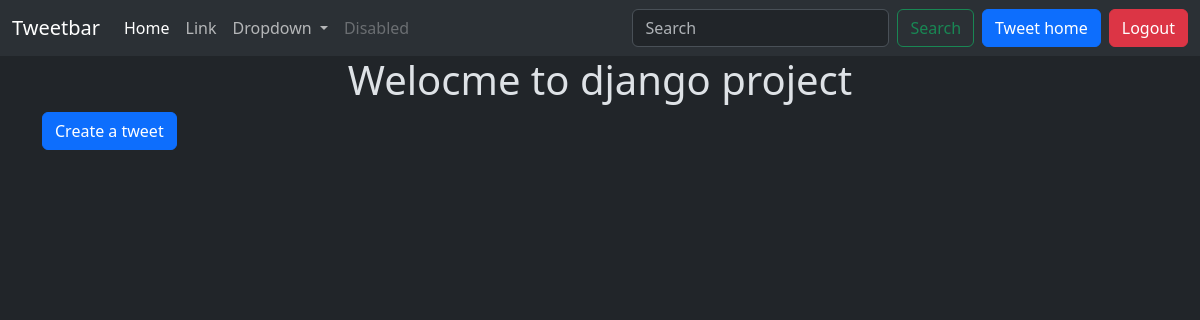
The app's page /tweet/ (signed in), older data.
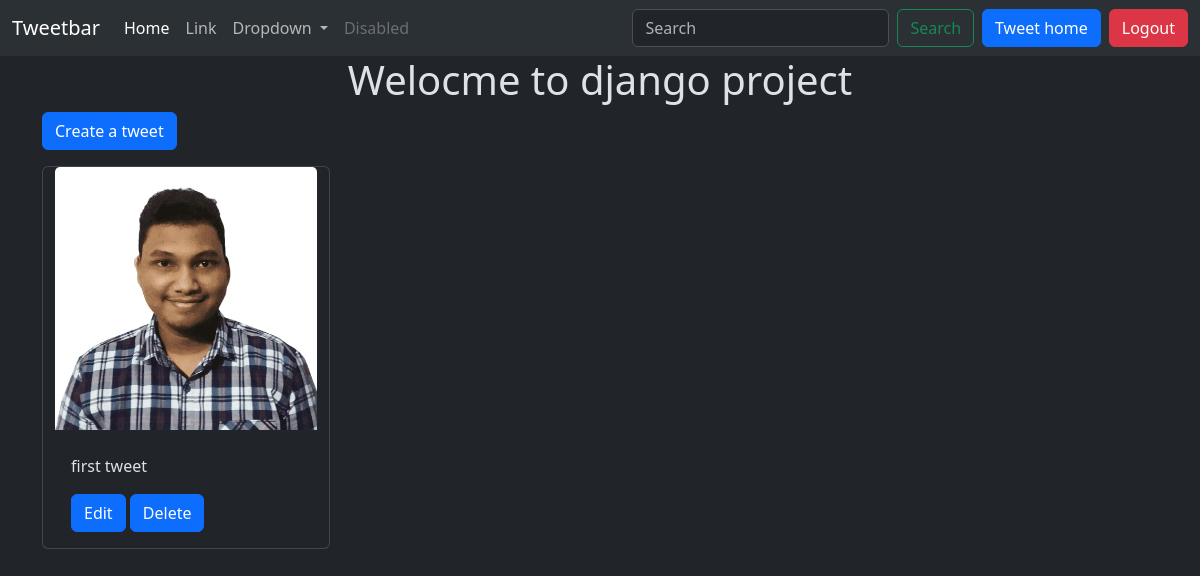
The same page, newer data.
### tweet/models.py (models this page shows, shortened)
class Tweet(models.Model):
    user=models.ForeignKey(User, on_delete=models.CASCADE)
    text=models.TextField(max_length=240)
    photo=models.ImageField(upload_to='photos/',
    blank=True,null=True)
    created_at = models.DateTimeField(auto_now_add=True)
    updated_at = models.DateTimeField(auto_now=True)

### tweet/views.py (the view)
# urls.py: path('', views.tweet_list, name='tweet_list'),
def tweet_list(request):
    tweets = Tweet.objects.all().order_by('-created_at')
    return render(request, 'tweet_list.html', {'tweets':tweets})

### tweet/templates/tweet_list.html (shortened to what this page needs)
{% extends "layout.html" %}
{% block  content%}
<h1 class="text-center ">Welocme to django project</h1>
<a class="btn btn-primary mb-3" href="{% url 'tweet_create' %}">Create a tweet</a>
<div class="container row gap-3">
    {% for tweet in tweets %}
    <div class="card" style="width: 18rem;">
        <img src="{{tweet.photo.url}}" class="card-img-top" alt="...">
        <div class="card-body">
          <p class="card-text">{{tweet.text}}</p>
          {% if tweet.user == user %}
            <a href="{%url 'tweet_edit' tweet.id %}" class="btn btn-primary">Edit</a>
            <a href="{%url 'tweet_delete' tweet.id %}" class="btn btn-primary">Delete</a>
          {% endif %}
        </div>
      </div>
    {% endfor %}
</div>
{% endblock  %}

Row changes from the older to the newer data that the page shows:
added Tweet: photo (picture), text "first tweet", shows "Edit"
